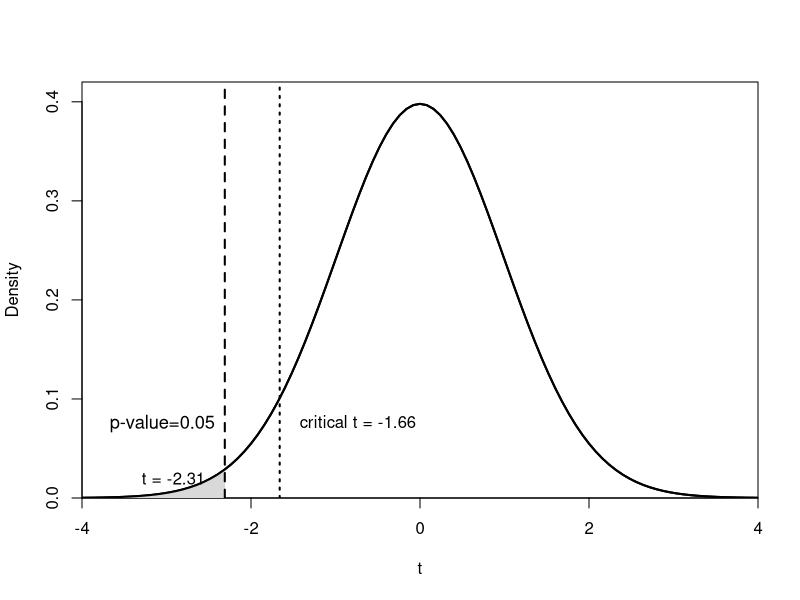
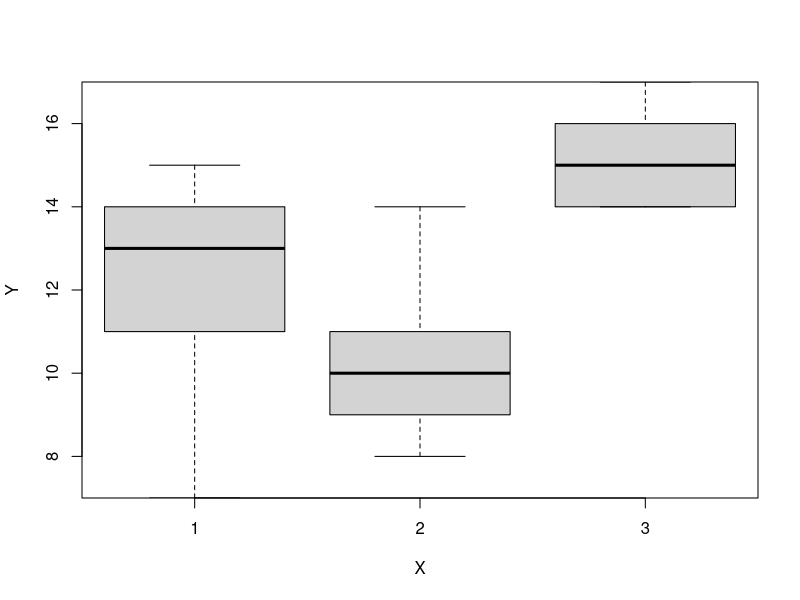
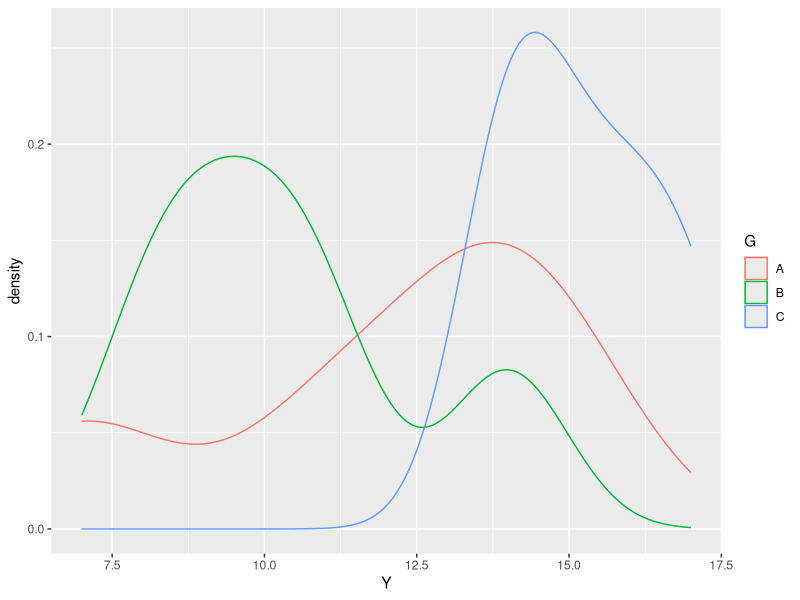

Write R code to recreate these figures, in order.
## ---- chunk 1

df <- 99
t_obs <- -2.31
t_crit <- qt(0.05, df)
par(xaxs = "i", yaxs = "i")

curve(
  dt(x, df),
  from = -4, to = 4,
  ylim = c(0, 0.42),
  lwd = 2,
  xlab = "t",
  ylab = "Density",
  main = ""
)

# p-value 영역
x_shade <- seq(-4, t_obs, length.out = 300)
y_shade <- dt(x_shade, df)
polygon(
  c(x_shade, rev(x_shade)),
  c(y_shade, rep(0, length(y_shade))),
  col = "grey85",
  border = NA
)

# t분포 곡선
curve(
  dt(x, df),
  from = -4, to = 4,
  add = TRUE,
  lwd = 2
)

# 관측된 t값

abline(
  v = t_obs,
  lty = 2,
  lwd = 2
)

# 임계값
abline(
  v = t_crit,
  lty = 3,
  lwd = 2
)

# 텍스트
text(
  x = -3.05,
  y = 0.075,
  labels = "p-value=0.05",
  cex = 1.1
)

text(
  x = t_obs - 0.12,
  y = 0.018,
  labels = paste0("t = ", t_obs),
  pos = 2,
  cex = 1
)

text(
  x = t_crit + 0.12,
  y = 0.075,
  labels = paste0("critical t = ", round(t_crit, 2)),
  pos = 4,
  cex = 1
)
## ---- chunk 2
install.packages("kableExtra")
library(tidyverse)
library(knitr)
library(kableExtra)

paired_data <- tibble(

  ID = 1:25,

  pre_test = c(
    3.0,3.5,3.2,3.0,2.8,
    3.1,3.1,3.2,2.9,3.0,
    3.0,3.1,3.3,2.0,3.5,
    3.2,3.3,2.8,2.9,2.9,
    2.7,3.2,3.0,3.1,2.8
  ),

  post_test = c(
    3.2,3.8,3.4,2.8,3.5,
    3.2,3.3,3.7,3.1,3.8,
    3.3,2.9,3.1,2.8,3.6,
    3.5,3.7,2.9,2.9,3.6,
    3.3,3.5,3.1,3.4,2.6
  )

) %>%

  mutate(

    d = post_test - pre_test,

    sq_dev = (d - mean(d))^2

  )

paired_data %>%

  mutate(

    sq_dev = round(sq_dev, 3)

  ) %>%

  kbl(

    digits = c(0,1,1,1,3),

    booktabs = TRUE,

    align = "ccccc",

    caption = "대응표본 t 검정을 위한 예제 데이터",

    col.names = c(
      "ID",
      "Pre-test",
      "Post-test",
      "Difference (d)",
      "$(d-\\bar{d})^2$"
    )

  ) %>%

  kable_styling(

    full_width = knitr::is_html_output(),

    latex_options = c(
      "hold_position",
      "scale_down"
    ),

    position = "center"

  ) %>%

  column_spec(1, width = "1.2cm") %>%
  column_spec(2, width = "2.2cm") %>%
  column_spec(3, width = "2.2cm") %>%
  column_spec(4, width = "3.5cm") %>%
  column_spec(5, width = "3.5cm")

## ---- chunk 3

ID<-c(1,2,3,4,5,6,7,8,9,10,11,12,13,14,15, 16, 17, 18, 19, 20, 21, 22, 23, 24, 25) 
X<-c(3.00, 2.75, 2.81, 3.0, 2.93, 3.01, 3.10, 3.20, 2.90, 3.00, 3.00, 2.95, 2.75, 2.88, 3.12, 3.05, 3.10, 2.85, 2.95, 2.90, 2.79, 3.14, 3.00, 3.10, 2.83)  
onesampleT<-data.frame(ID, X)
mean(onesampleT$X)
t.test(onesampleT$X, mu=3, alternative="less", conf.level=0.95)

## ---- chunk 4

## 데이터 입력
ID<-c(1,2,3,4,5,6,7,8,9,10,11,12,13,14,15, 16, 17, 18, 19, 20, 21, 22, 23, 24, 25) 
Xpre<-c(3.0, 3.5, 3.2, 3.0, 2.8, 3.1, 3.1, 3.2, 2.9, 3.0, 3.0, 3.1, 3.3, 2.0, 3.5, 3.2, 3.3, 2.8, 2.9, 2.9, 2.7, 3.2, 3.0, 3.1, 2.8)  
Xpost<-c(3.2, 3.8, 3.4, 2.8, 3.5, 3.2, 3.3, 3.7, 3.1, 3.8, 3.3, 2.9, 3.1, 2.8, 3.6, 3.5, 3.7, 2.9, 2.9, 3.6, 3.3, 3.5, 3.1, 3.4, 2.6)
prepostT<-data.frame(ID, Xpre, Xpost)

## 사전/사후 집단의 평균비교
mean(prepostT$Xpre)
mean(prepostT$Xpost)

## 집단간 동분산성 확인
var.test(prepostT$Xpre, prepostT$Xpost)

## 쌍체비교 t-test
t.test(prepostT$Xpre, prepostT$Xpost, var.equal=TRUE, alternative="two.sided", conf.level=0.95, paired=TRUE)

## ---- chunk 5

## 데이터 입력
ID<-c(1,2,3,4,5,6,7,8,9,10,11,12,13,14,15, 16, 17, 18, 19, 20, 21, 22, 23, 24, 25) 
A<-c(3.0, 3.5, 3.2, 3.0, 2.8, 3.1, 3.1, 3.2, 2.9, 3.0, 3.0, 3.1, 3.3, 2.0, 3.5, 3.2, 3.3, 2.8, 2.9, 2.9, 2.7, 3.2, 3.0, 3.1, 2.8)  
B<-c(3.2, 3.8, 3.4, 2.8, 3.5, 3.2, 3.3, 3.7, 3.1, 3.8, 3.3, 2.9, 3.1, 2.8, 3.6, 3.5, 3.7, 2.9, 2.9, 3.6, 3.3, 3.5, 3.1, 3.4, 2.6)
twosampleT<-data.frame(ID, A, B)

## A와 B집단의 평균비교
mean(twosampleT$A)
mean(twosampleT$B)

## 집단간 동분산성 확인
var.test(twosampleT$A, twosampleT$B)

## 두집단 t-test
t.test(twosampleT$A, twosampleT$A, var.equal=TRUE, alternative="two.sided", conf.level=0.95, paired=FALSE)

## ---- chunk 6
library(ggplot2)

ID<-c(1,2,3,4,5,6,7,8,9,10,11,12,13,14,15) 
X<-c(1,1,1,1,1,2,2,2,2,2,3,3,3,3,3)  
G<-c("A","A", "A", "A", "A", "B","B","B","B","B","C","C","C","C","C")
Y<-c(7, 11, 13, 14, 15, 8, 9, 14, 11, 10, 14, 15, 16, 14, 17)
dataAnova<-data.frame(ID, X, Y, G)
dataAnova
dataAnova %>% 
  group_by(X) %>% 
  summarise(mean=mean(Y))

boxplot(Y~X, data=dataAnova)

dataAnova %>%
  ggplot()+geom_density (aes(x=Y, colour=G))
## ---- chunk 7

G<-c("A","A", "A", "A", "A", "B","B","B","B","B","C","C","C","C","C")
Y<-c(7, 11, 13, 14, 15, 8, 9, 14, 11, 10, 14, 15, 16, 14, 17)
dataAnova2<-data.frame(G, Y)
dataAnova2
## ---- chunk 8

A_group<-c(7, 11, 13, 14, 15)
B_group<-c(8, 9, 14, 11, 10)
C_group<-c(14, 15, 16, 14, 17)
longAnova<-data.frame(A_group, B_group, C_group)
longAnova
## ---- chunk 9
ID<-c(1,2,3,4,5,6,7,8,9,10,11,12,13,14,15) 
X<-c(1,1,1,1,1,2,2,2,2,2,3,3,3,3,3)  
Y<-c(7, 11, 13, 14, 15, 8, 9, 14, 11, 10, 14, 15, 16, 14, 17)

oneway.test(Y~X, data=dataAnova, var.equal=TRUE) 
## ---- chunk 10

bartlett.test(dataAnova$Y~dataAnova$G)
library(car)
leveneTest(dataAnova$Y~dataAnova$G)
